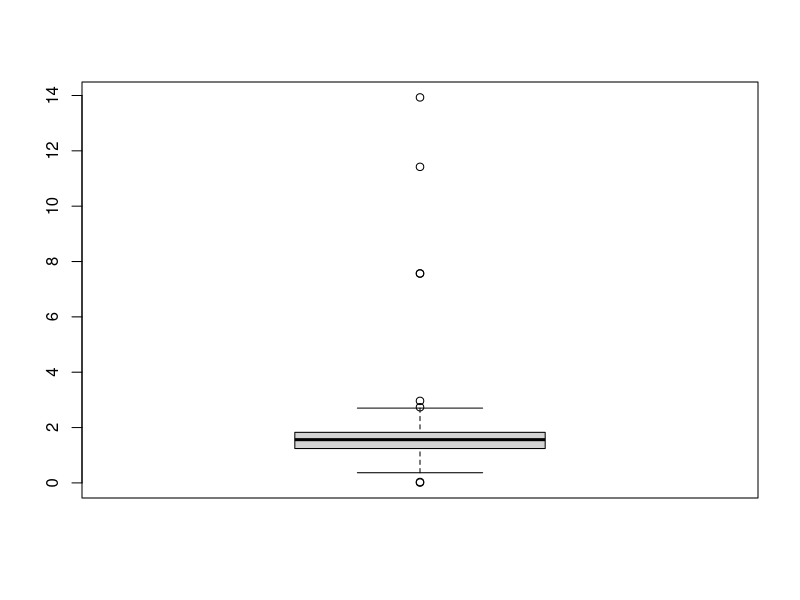
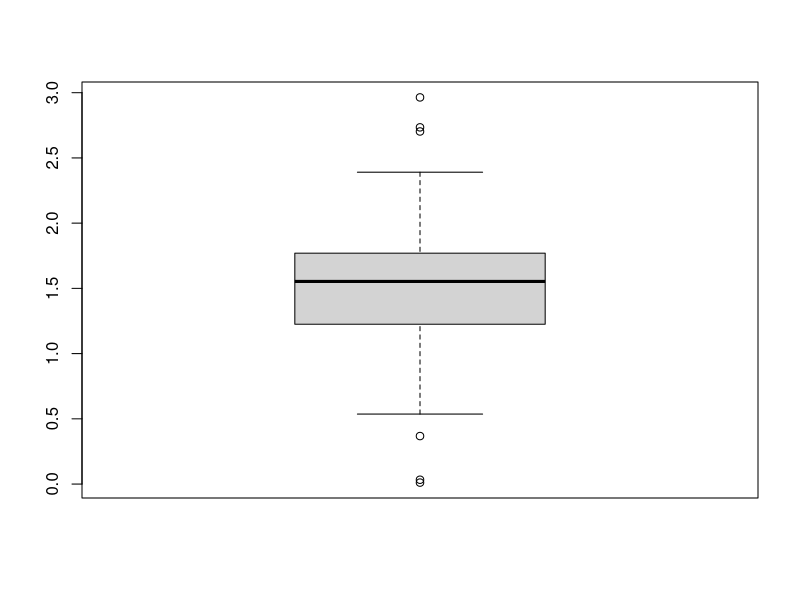
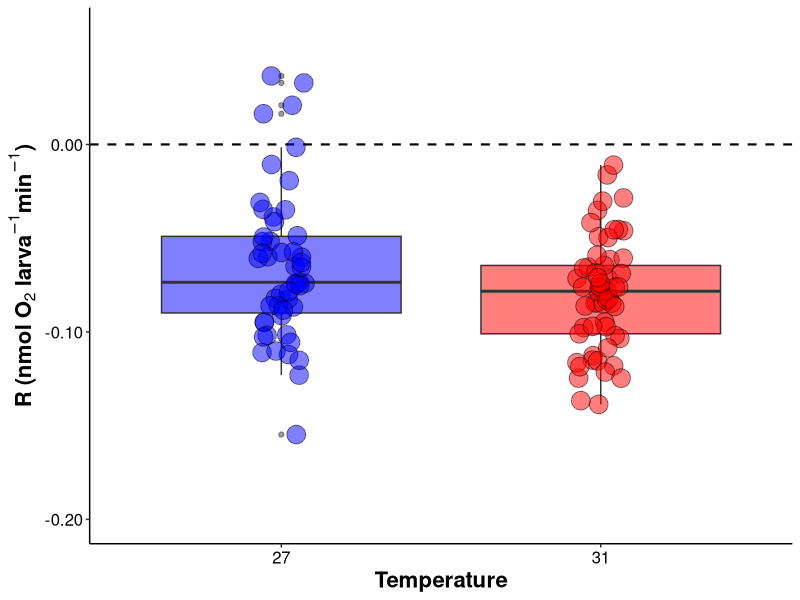
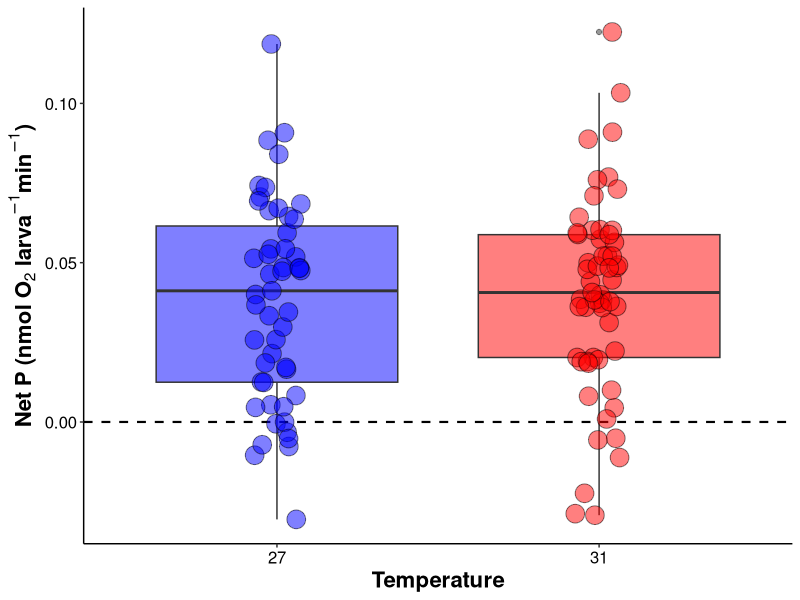
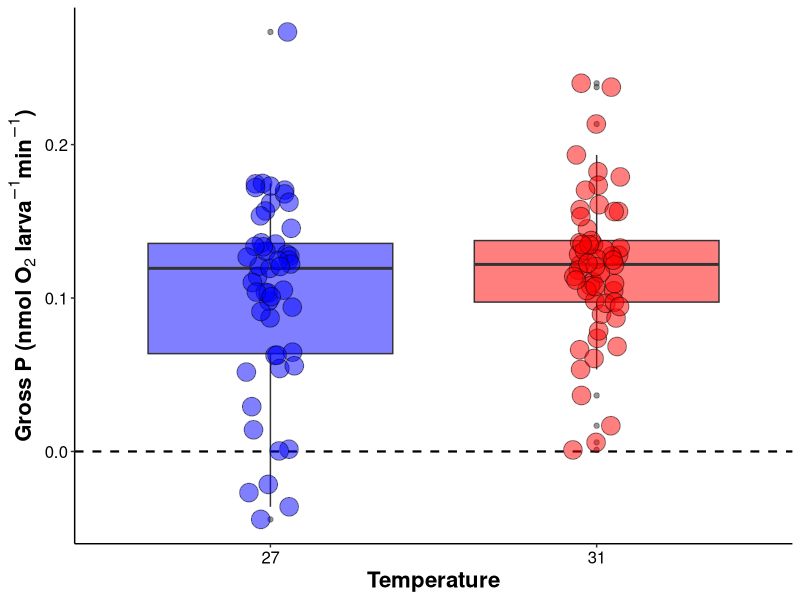
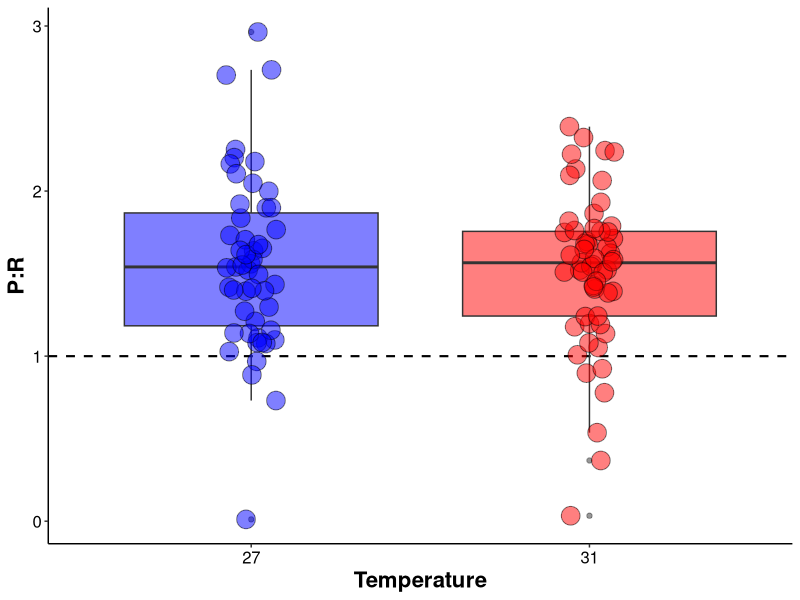
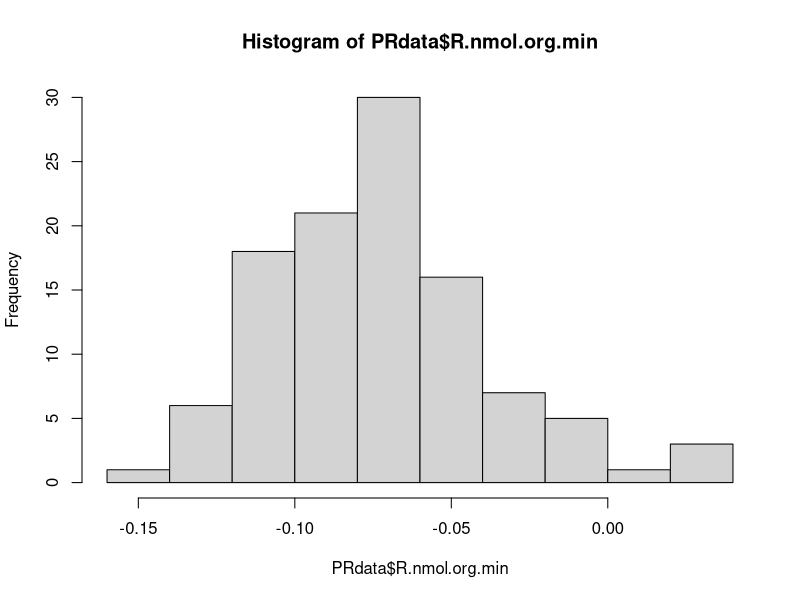
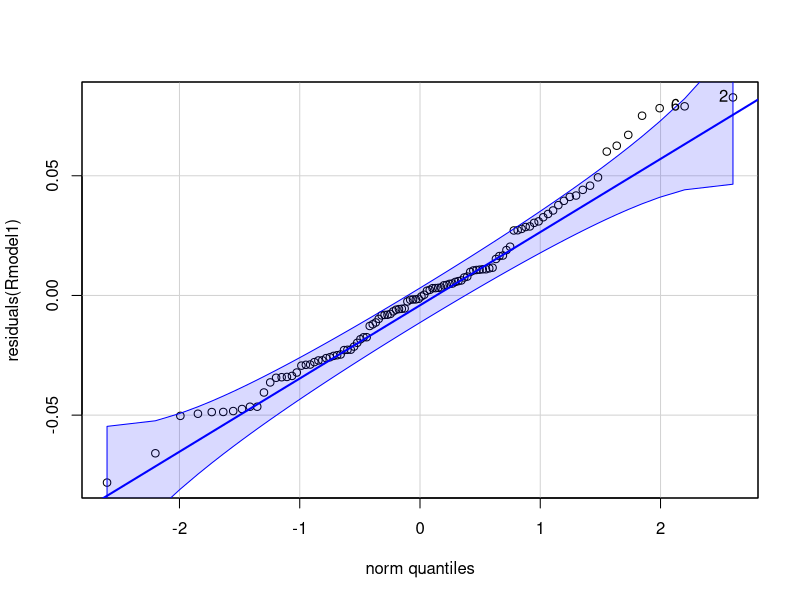

R code for these plots, in order: (Note: this script raises an error after producing the figures.)
## ---- chunk 1
knitr::opts_chunk$set(echo = TRUE, warning = FALSE, message = FALSE)
## ---- chunk 2
## install packages if you dont already have them in your library
if ("tidyverse" %in% rownames(installed.packages()) == 'FALSE') install.packages('tidyverse') 
if ("car" %in% rownames(installed.packages()) == 'FALSE') install.packages('car') 
if ("lme4" %in% rownames(installed.packages()) == 'FALSE') install.packages('lme4') 
if ("lmerTest" %in% rownames(installed.packages()) == 'FALSE') install.packages('lmerTest') 
if ("scales" %in% rownames(installed.packages()) == 'FALSE') install.packages('scales') 
if ("cowplot" %in% rownames(installed.packages()) == 'FALSE') install.packages('cowplot') 
if ("ggplot2" %in% rownames(installed.packages()) == 'FALSE') install.packages('ggplot2') 
if ("effects" %in% rownames(installed.packages()) == 'FALSE') install.packages('effects') 
if ("emmeans" %in% rownames(installed.packages()) == 'FALSE') install.packages('emmeans') 
if ("multcomp" %in% rownames(installed.packages()) == 'FALSE') install.packages('multcomp') 

#load packages
library("ggplot2")
library("tidyverse")
library('car')
library('lme4')
library('lmerTest')
library('scales')
library('cowplot')
library('effects')
library('emmeans')
library('multcomp')
## ---- chunk 3
PRdata<-read.csv("Pacu2021/Output/Respiration/PR/oxygen_P_R_calc.csv") #load data
## ---- chunk 4
#remove all rows of wells that did not have samples or blanks
PRdata<-PRdata[!is.na(PRdata$Type),]

#format columns
PRdata$Temperature<-as.factor(PRdata$Temperature)
PRdata$Plate<-as.factor(PRdata$Plate)
PRdata$Run<-as.factor(PRdata$Run)
## ---- chunk 5
PRdata$ratio<-abs(PRdata$GP.nmol.org.min)/abs(PRdata$R.nmol.org.min) #calculate ratio with absolute values
#remove outliers detected by values of P:R ratio data
boxplot(PRdata$ratio)
PRdata<-PRdata%>%filter(ratio < 6)
boxplot(PRdata$ratio)
## ---- chunk 6
r_plot<-PRdata %>%
    group_by(Temperature)%>%
    #summarise(mean=mean(R.nmol.org.min), sd=sd(R.nmol.org.min), N=length(R.nmol.org.min), se=sd/sqrt(N))%>%
    ggplot(., aes(x = as.factor(Temperature), y = R.nmol.org.min, group=Temperature)) +
    geom_hline(yintercept=0, linetype="dashed", color="black", size=0.75)+
    #geom_line(position=position_dodge(0.2), size=1.3, aes(color=Temperature, group=Temperature)) +
    geom_boxplot(aes(fill=Temperature, group=Temperature), alpha=0.5)+
    geom_point(aes(fill=Temperature, group=Temperature), pch = 21, size=6, alpha=0.5, position = position_jitterdodge(0.3)) + 
    #geom_errorbar(aes(ymin=mean-se, ymax=mean+se, group=Temperature), width=0, linetype="solid", position=position_dodge(0.2), size=1.3, color="black")+
    xlab("Temperature") + 
    scale_fill_manual(name="Temperature", values=c("blue","red"))+
    scale_color_manual(name="Temperature", values=c("blue","red"))+
    ylab(expression(bold(paste("R (nmol ", O[2], " larva"^-1, "min"^-1, ")")))) +
    scale_y_continuous(limits=c(-0.2, 0.06), labels = scales::number_format(accuracy = 0.01, decimal.mark = '.'))+
    theme_classic() + 
    theme(
      legend.position="none",
      axis.title=element_text(face="bold", size=16),
      axis.text=element_text(size=12, color="black"), 
      legend.title=element_text(face="bold", size=14), 
      legend.text=element_text(size=12)
      ); r_plot

#ggsave("Pacu2021/Figures/Respiration/PR/Respiration.png", r_plot, dpi=300, w=4, h=5, units="in")
## ---- chunk 7
p_plot<-PRdata %>%
    group_by(Temperature)%>%
    #summarise(mean=mean(P.nmol.org.min), sd=sd(P.nmol.org.min), N=length(P.nmol.org.min), se=sd/sqrt(N))%>%
    ggplot(., aes(x = as.factor(Temperature), y = P.nmol.org.min, group=Temperature)) +
    geom_hline(yintercept=0, linetype="dashed", color="black", size=0.75)+
    #geom_line(position=position_dodge(0.2), size=1.3, aes(color=Temperature, group=Temperature)) +
    geom_boxplot(aes(fill=Temperature, group=Temperature), alpha=0.5)+
    geom_point(aes(fill=Temperature, group=Temperature), pch = 21, size=6, alpha=0.5, position = position_jitterdodge(0.3)) + 
    #geom_errorbar(aes(ymin=mean-se, ymax=mean+se, group=Temperature), width=0, linetype="solid", position=position_dodge(0.2), size=1.3, color="black")+
    xlab("Temperature") + 
    scale_fill_manual(name="Temperature", values=c("blue","red"))+
    scale_color_manual(name="Temperature", values=c("blue","red"))+
    ylab(expression(bold(paste("Net P (nmol ", O[2], " larva"^-1, "min"^-1, ")")))) +
    #scale_y_continuous(limits=c(-0.005, 0.03), labels = scales::number_format(accuracy = 0.01, decimal.mark = '.'))+
    theme_classic() + 
    theme(
      legend.position="none",
      axis.title=element_text(face="bold", size=16),
      axis.text=element_text(size=12, color="black"), 
      legend.title=element_text(face="bold", size=14), 
      legend.text=element_text(size=12)
      ); p_plot

#ggsave("Pacu2021/Figures/Respiration/PR/NetPhotosynthesis.png", p_plot, dpi=300, w=4, h=5, units="in")
## ---- chunk 8
gp_plot<-PRdata %>%
    group_by(Temperature)%>%
    #summarise(mean=mean(GP.nmol.org.min), sd=sd(GP.nmol.org.min), N=length(GP.nmol.org.min), se=sd/sqrt(N))%>%
    ggplot(., aes(x = as.factor(Temperature), y = GP.nmol.org.min, group=Temperature)) +
    geom_hline(yintercept=0, linetype="dashed", color="black", size=0.75)+
    #geom_line(position=position_dodge(0.2), size=1.3, aes(color=Temperature, group=Temperature)) +
    geom_boxplot(aes(fill=Temperature, group=Temperature), alpha=0.5)+
    geom_point(aes(fill=Temperature, group=Temperature), pch = 21, size=6, alpha=0.5, position = position_jitterdodge(0.3)) + 
    #geom_errorbar(aes(ymin=mean-se, ymax=mean+se, group=Temperature), width=0, linetype="solid", position=position_dodge(0.2), size=1.3, color="black")+
    xlab("Temperature") + 
    scale_fill_manual(name="Temperature", values=c("blue","red"))+
    scale_color_manual(name="Temperature", values=c("blue","red"))+
    ylab(expression(bold(paste("Gross P (nmol ", O[2], " larva"^-1, "min"^-1, ")")))) +
    #scale_y_continuous(limits=c(-0.005, 0.05), labels = scales::number_format(accuracy = 0.01, decimal.mark = '.'))+
    theme_classic() + 
    theme(
      legend.position="none",
      axis.title=element_text(face="bold", size=16),
      axis.text=element_text(size=12, color="black"), 
      legend.title=element_text(face="bold", size=14), 
      legend.text=element_text(size=12)
      ); gp_plot

#ggsave("Pacu2021/Figures/Respiration/PR/GrossPhotosynthesis.png", gp_plot, dpi=300, w=4, h=5, units="in")
## ---- chunk 9
pr_plot<-PRdata %>%
    group_by(Temperature)%>%
    #summarise(mean=mean(ratio), sd=sd(ratio), N=length(ratio), se=sd/sqrt(N))%>%
    ggplot(., aes(x = as.factor(Temperature), y = ratio, group=Temperature)) +
    geom_hline(yintercept=1, linetype="dashed", color="black", size=0.75)+
    #geom_line(position=position_dodge(0.2), size=1.3, aes(color=Temperature, group=Temperature)) +
    geom_boxplot(aes(fill=Temperature, group=Temperature), alpha=0.5)+
    geom_point(aes(fill=Temperature, group=Temperature), pch = 21, size=6, alpha=0.5, position = position_jitterdodge(0.3)) + 
    #geom_errorbar(aes(ymin=mean-se, ymax=mean+se, group=Temperature), width=0, linetype="solid", position=position_dodge(0.2), size=1.3, color="black")+ size=1.3, color="black")+
    xlab("Temperature") + 
    scale_fill_manual(name="Temperature", values=c("blue","red"))+
    scale_color_manual(name="Temperature", values=c("blue","red"))+
    ylab(expression(bold(paste("P:R")))) +
    #scale_y_continuous(limits=c(0.8, 3), labels = scales::number_format(accuracy = 0.01, decimal.mark = '.'))+
    theme_classic() + 
    theme(
      legend.position="none",
      axis.title=element_text(face="bold", size=16),
      axis.text=element_text(size=12, color="black"), 
      legend.title=element_text(face="bold", size=14), 
      legend.text=element_text(size=12)
      ); pr_plot

#ggsave("Pacu2021/Figures/Respiration/PR/PRratio.png", pr_plot, dpi=300, w=4, h=5, units="in")
## ---- chunk 10
full_fig<-plot_grid(r_plot, p_plot, gp_plot, pr_plot, ncol=4, nrow=1, rel_heights= c(1,1,1,1), rel_widths = c(1,1,1,1.2), label_y=1, align="h")

ggsave(filename="Pacu2021/Figures/Respiration/PR/respirometry_fig.png", plot=full_fig, dpi=500, width=18, height=6, units="in")
## ---- chunk 11
hist(PRdata$R.nmol.org.min)
## ---- chunk 12
Rmodel1<-lmer(R.nmol.org.min~Temperature + (1|Run/Date), data=PRdata) #run as random
anova(Rmodel1, type="II") 
summary(Rmodel1)
## ---- chunk 13
qqPlot(residuals(Rmodel1))
leveneTest(residuals(Rmodel1)~Temperature, data=PRdata)
## ---- chunk 14
Pmodel1<-lmer(P.nmol.org.min~Temperature + (1|Run/Date), data=PRdata) #run nested within day
anova(Pmodel1, type="II")
summary(Pmodel1)
## ---- chunk 15
qqPlot(residuals(Pmodel1))
leveneTest(residuals(Pmodel1)~Temperature, data=PRdata)
## ---- chunk 16
emm<-emmeans(Pmodel1, ~Temperature)
pairs(emm)
## ---- chunk 17
hist(PRdata$GP.umol.org.min)
GPmodel1<-lmer(GP.nmol.org.min~Temperature + (1|Run/Date), data=PRdata) #run nested within day
anova(GPmodel1, type="II")
summary(GPmodel1)
## ---- chunk 18
qqPlot(residuals(GPmodel1))
leveneTest(residuals(GPmodel1)~Temperature, data=PRdata)
## ---- chunk 19
emm<-emmeans(GPmodel1, ~Treatment*Temperature)
pairs(emm)
## ---- chunk 20
PRmodel1<-lmer(ratio~Temperature + (1|Run/Date), data=PRdata) #run as random
anova(PRmodel1, type="II")
summary(PRmodel1)
## ---- chunk 21
qqPlot(residuals(PRmodel1))
leveneTest(residuals(PRmodel1)~Temperature, data=PRdata)
## ---- chunk 22
emm<-emmeans(PRmodel1, ~Temperature)
pairs(emm)
## ---- chunk 23
summary<-PRdata%>%
  group_by(Temperature)%>%
  summarise(N=length(R.nmol.org.min),
            Mean_R=mean(R.nmol.org.min), 
            SE_R=sd(R.nmol.org.min)/sqrt(length(R.nmol.org.min)),
            Mean_P=mean(P.nmol.org.min), 
            SE_P=sd(P.nmol.org.min)/sqrt(length(P.nmol.org.min)),
            Mean_GP=mean(GP.nmol.org.min), 
            SE_GP=sd(GP.nmol.org.min)/sqrt(length(GP.nmol.org.min)),
            Mean_PR=mean(ratio), 
            SE_PR=sd(ratio)/sqrt(length(ratio)))

summary%>%
  write_csv(., "Pacu2021/Output/Respiration/PR/mean_respiration.csv")
